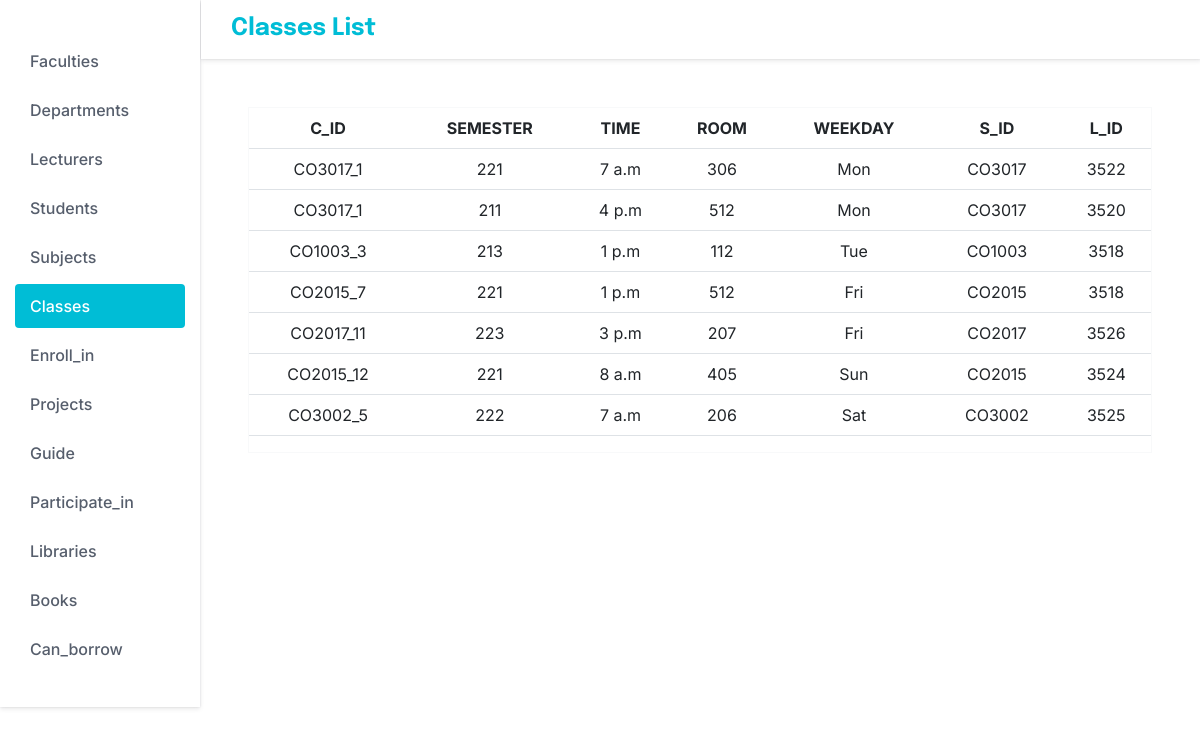
/def_class, run on the app's committed database.
### tables this page shows
CREATE TABLE classes (
        c_ID char(40) not null,
        semester integer not null,
        time char(40),
        room integer,
        weekday char(40),
        s_ID char(40) not null,
        l_ID integer not null,
        primary key (c_ID, semester)
        foreign key (s_ID) references subjects (s_ID) on delete cascade on update cascade,
        foreign key (l_ID) references lecturers (l_ID) on delete cascade on update cascade
    );

### app.py (the view)
@app.route("/def_class")
def def_class():
    results = db.session.query(classes).all()
    return render_template("classes.html", results = results)

### templates/classes.html (shortened to what this page needs)
<!DOCTYPE html>
<html lang="en">
  <head>
    <link
      href="https://cdn.jsdelivr.net/npm/bootstrap@5.2.2/dist/css/bootstrap.min.css"
      rel="stylesheet"
    />
    <link rel="stylesheet" href="/static/styles.css" />
  </head>
  <body>
    <div class="container-fluid m-0 p-0">
      <div class="row m-0">
        <div class="col-2 p-0">
          <nav class="sidenav pt-4">
            <ul class="list-unstyled sidenav-list">
              <li>
                <a href="{{ url_for('faculty')}}">
                  <span>Faculties</span>
                </a>
              </li>
              <li>
                <a href="{{ url_for('department')}}">
                  <span>Departments</span>
                </a>
              </li>
              <li>
                <a href="{{ url_for('lecturer')}}">
                  <span>Lecturers</span>
                </a>
              </li>
              <li>
                <a href="{{ url_for('student')}}">
                  <span>Students</span>
                </a>
              </li>
              <li>
                <a href="{{ url_for('subject')}}">
                  <span>Subjects</span>
                </a>
              </li>
              <li class="active">
                <a href="{{ url_for('def_class')}}">
                  <span>Classes</span>
                </a>
              </li>
              <li>
                <a href="{{ url_for('def_enroll_in')}}">
                  <span>Enroll_in</span>
                </a>
              </li>
              <li>
                <a href="{{ url_for('project')}}">
                  <span>Projects</span>
                </a>
              </li>
              <li>
                <a href="{{ url_for('def_guide')}}">
                  <span>Guide</span>
                </a>
              </li>
              <li>
                <a href="{{ url_for('def_participate_in')}}">
                  <span>Participate_in</span>
                </a>
              </li>
              <li>
                <a href="{{ url_for('library')}}">
                  <span>Libraries</span>
                </a>
              </li>
              <li>
                <a href="{{ url_for('book')}}">
                  <span>Books</span>
                </a>
              </li>
              <li>
                <a href="{{ url_for('def_can_borrow')}}">
                  <span>Can_borrow</span>
                </a>
              </li>
            </ul>
          </nav>
        </div>
        <div class="content col p-0 overflow-hidden">
          <header id="header">
            <h1>Classes List</h1>
          </header>
          <main>
            <div class="border border-light text-center m-5">
              <table class="table">
                <thead>
                  <tr>
                    <th scope="col">C_ID</th>
                    <th scope="col">SEMESTER</th>
                    <th scope="col">TIME</th>
                    <th scope="col">ROOM</th>
                    <th scope="col">WEEKDAY</th>
                    <th scope="col">S_ID</th>
                    <th scope="col">L_ID</th>
                  </tr>
                </thead>
                <tbody class="" id="table-mcp">
                  {% for r in results %}
                    <tr>
                      <td> {{ r.c_ID }} </td>
                      <td> {{ r.semester }} </td>
                      <td> {{ r.time }} </td>
                      <td> {{ r.room }} </td>
                      <td> {{ r.weekday }} </td>
                      <td> {{ r.s_ID }} </td>
                      <td> {{ r.l_ID }} </td>
                    </tr>
                  {% endfor %}
                </tbody>
              </table>
            </div>
          </main>
        </div>
      </div>
    </div>
  </body>
</html>

### data on the page
classes: c_ID "CO3017_1", semester "221", time "7 a.m", room "306", weekday "Mon", s_ID "CO3017", l_ID "3522"
classes: c_ID "CO3017_1", semester "211", time "4 p.m", room "512", weekday "Mon", s_ID "CO3017", l_ID "3520"
classes: c_ID "CO1003_3", semester "213", time "1 p.m", room "112", weekday "Tue", s_ID "CO1003", l_ID "3518"
classes: c_ID "CO2015_7", semester "221", time "1 p.m", room "512", weekday "Fri", s_ID "CO2015", l_ID "3518"
classes: c_ID "CO2017_11", semester "223", time "3 p.m", room "207", weekday "Fri", s_ID "CO2017", l_ID "3526"
classes: c_ID "CO2015_12", semester "221", time "8 a.m", room "405", weekday "Sun", s_ID "CO2015", l_ID "3524"
classes: c_ID "CO3002_5", semester "222", time "7 a.m", room "206", weekday "Sat", s_ID "CO3002", l_ID "3525"
